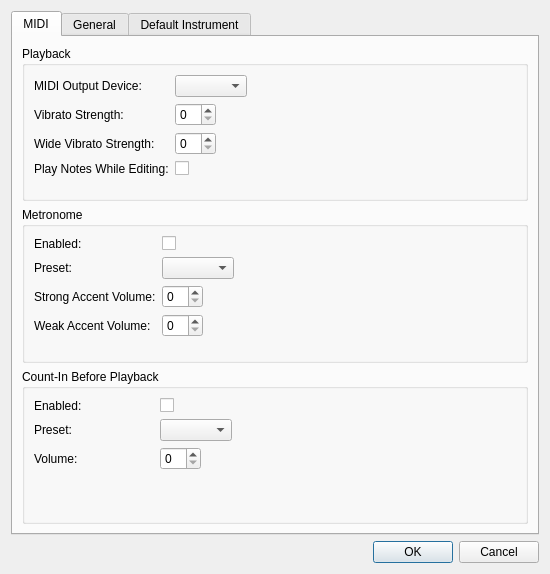
<?xml version="1.0" encoding="UTF-8"?>
<ui version="4.0">
 <class>PreferencesDialog</class>
 <widget class="QDialog" name="PreferencesDialog">
  <property name="windowModality">
   <enum>Qt::WindowModality::ApplicationModal</enum>
  </property>
  <property name="geometry">
   <rect>
    <x>0</x>
    <y>0</y>
    <width>550</width>
    <height>574</height>
   </rect>
  </property>
  <property name="windowTitle">
   <string>Preferences</string>
  </property>
  <property name="modal">
   <bool>true</bool>
  </property>
  <layout class="QVBoxLayout" name="verticalLayout">
   <item>
    <widget class="QTabWidget" name="tabWidget">
     <property name="tabPosition">
      <enum>QTabWidget::TabPosition::North</enum>
     </property>
     <property name="currentIndex">
      <number>0</number>
     </property>
     <widget class="QWidget" name="midiTab">
      <attribute name="title">
       <string>MIDI</string>
      </attribute>
      <layout class="QVBoxLayout" name="verticalLayout_4">
       <item>
        <widget class="QGroupBox" name="groupBox_2">
         <property name="title">
          <string>Playback</string>
         </property>
         <layout class="QVBoxLayout" name="verticalLayout_3">
          <item>
           <layout class="QFormLayout" name="formLayout">
<property name="fieldGrowthPolicy">
             <enum>QFormLayout::FieldGrowthPolicy::ExpandingFieldsGrow</enum>
            </property>
              <property name="formAlignment">
               <set>Qt::AlignmentFlag::AlignLeft|Qt::AlignmentFlag::AlignTop</set>
              </property>
<property name="labelAlignment">
              <set>Qt::AlignmentFlag::AlignLeft</set>
             </property>
            <item row="0" column="0">
             <widget class="QLabel" name="midiOutputDeviceLabel">
              <property name="text">
               <string>MIDI Output Device:</string>
              </property>
             </widget>
            </item>
            <item row="0" column="1">
             <widget class="QComboBox" name="midiPortComboBox"/>
            </item>
            <item row="1" column="0">
             <widget class="QLabel" name="vibratoStrengthLabel">
              <property name="text">
               <string>Vibrato Strength:</string>
              </property>
             </widget>
            </item>
            <item row="1" column="1">
             <widget class="QSpinBox" name="vibratoStrengthSpinBox"/>
            </item>
            <item row="2" column="0">
             <widget class="QLabel" name="wideVibratoStrengthLabel">
              <property name="minimumSize">
               <size>
                <width>120</width>
                <height>0</height>
               </size>
              </property>
              <property name="text">
               <string>Wide Vibrato Strength:</string>
              </property>
             </widget>
            </item>
            <item row="2" column="1">
             <widget class="QSpinBox" name="wideVibratoStrengthSpinBox"/>
            </item>
            <item row="3" column="0">
             <widget class="QLabel" name="playNotesWhileEditing">
              <property name="text">
               <string>Play Notes While Editing:</string>
              </property>
             </widget>
            </item>
            <item row="3" column="1">
             <widget class="QCheckBox" name="playNotesWhileEditingCheckBox"/>
            </item>
           </layout>
          </item>
         </layout>
        </widget>
       </item>
       <item>
        <widget class="QGroupBox" name="groupBox">
         <property name="title">
          <string>Metronome</string>
         </property>
         <layout class="QVBoxLayout" name="verticalLayout_2">
          <item>
           <layout class="QFormLayout" name="formLayout_2">
<property name="fieldGrowthPolicy">
             <enum>QFormLayout::FieldGrowthPolicy::ExpandingFieldsGrow</enum>
            </property>
              <property name="formAlignment">
               <set>Qt::AlignmentFlag::AlignLeft|Qt::AlignmentFlag::AlignTop</set>
              </property>
<property name="labelAlignment">
              <set>Qt::AlignmentFlag::AlignLeft</set>
             </property>
            <item row="0" column="0">
             <widget class="QLabel" name="metronomeEnabledLabel">
              <property name="text">
               <string>Enabled:</string>
              </property>
             </widget>
            </item>
            <item row="0" column="1">
             <widget class="QCheckBox" name="metronomeEnabledCheckBox"/>
            </item>
            <item row="1" column="0">
             <widget class="QLabel" name="metronomePresetLabel">
              <property name="text">
               <string>Preset:</string>
              </property>
             </widget>
            </item>
            <item row="1" column="1">
             <widget class="QComboBox" name="metronomePresetComboBox"/>
            </item>
            <item row="2" column="0">
             <widget class="QLabel" name="strongAccentVolumeLabel">
              <property name="minimumSize">
               <size>
                <width>120</width>
                <height>0</height>
               </size>
              </property>
              <property name="text">
               <string>Strong Accent Volume:</string>
              </property>
             </widget>
            </item>
            <item row="2" column="1">
             <widget class="QSpinBox" name="strongAccentVolumeSpinBox"/>
            </item>
            <item row="3" column="0">
             <widget class="QLabel" name="weakAccentVolumeLabel">
              <property name="text">
               <string>Weak Accent Volume:</string>
              </property>
             </widget>
            </item>
            <item row="3" column="1">
             <widget class="QSpinBox" name="weakAccentVolumeSpinBox"/>
            </item>
           </layout>
          </item>
         </layout>
        </widget>
       </item>
       <item>
        <widget class="QGroupBox" name="groupBox_3">
         <property name="title">
          <string>Count-In Before Playback</string>
         </property>
         <layout class="QVBoxLayout" name="verticalLayout_5">
          <item>
           <layout class="QFormLayout" name="formLayout_4">
<property name="fieldGrowthPolicy">
             <enum>QFormLayout::FieldGrowthPolicy::ExpandingFieldsGrow</enum>
            </property>
              <property name="formAlignment">
               <set>Qt::AlignmentFlag::AlignLeft|Qt::AlignmentFlag::AlignTop</set>
              </property>
<property name="labelAlignment">
              <set>Qt::AlignmentFlag::AlignLeft</set>
             </property>
            <item row="0" column="0">
             <widget class="QLabel" name="countInEnabledLabel">
              <property name="minimumSize">
               <size>
                <width>120</width>
                <height>0</height>
               </size>
              </property>
              <property name="text">
               <string>Enabled:</string>
              </property>
             </widget>
            </item>
            <item row="0" column="1">
             <widget class="QCheckBox" name="countInEnabledCheckBox"/>
            </item>
            <item row="1" column="0">
             <widget class="QLabel" name="countInPresetLabel">
              <property name="text">
               <string>Preset:</string>
              </property>
             </widget>
            </item>
            <item row="1" column="1">
             <widget class="QComboBox" name="countInPresetComboBox"/>
            </item>
            <item row="2" column="0">
             <widget class="QLabel" name="countInVolumeLabel">
              <property name="text">
               <string>Volume:</string>
              </property>
             </widget>
            </item>
            <item row="2" column="1">
             <widget class="QSpinBox" name="countInVolumeSpinBox"/>
            </item>
           </layout>
          </item>
         </layout>
        </widget>
       </item>
      </layout>
     </widget>
     <widget class="QWidget" name="generalTab">
      <attribute name="title">
       <string>General</string>
      </attribute>
      <layout class="QVBoxLayout" name="verticalLayout_6">
       <item>
        <widget class="QGroupBox" name="groupBox_4">
         <property name="title">
          <string>Interface</string>
         </property>
         <layout class="QVBoxLayout" name="verticalLayout_7">
          <item>
           <layout class="QFormLayout" name="formLayout_5">
              <property name="formAlignment">
               <set>Qt::AlignmentFlag::AlignLeft|Qt::AlignmentFlag::AlignTop</set>
              </property>
<property name="labelAlignment">
              <set>Qt::AlignmentFlag::AlignLeft</set>
             </property>
            <item row="1" column="0">
             <widget class="QLabel" name="openInNewWindowLabel">
              <property name="minimumSize">
               <size>
                <width>150</width>
                <height>0</height>
               </size>
              </property>
              <property name="text">
               <string>Open Files in New Window:</string>
              </property>
             </widget>
            </item>
            <item row="1" column="1">
             <widget class="QCheckBox" name="openInNewWindowCheckBox"/>
            </item>
            <item row="0" column="0">
             <widget class="QLabel" name="scoreThemeLabel">
              <property name="text">
               <string>Score Theme:</string>
              </property>
             </widget>
            </item>
            <item row="0" column="1">
             <widget class="QComboBox" name="scoreThemeComboBox">
              <property name="minimumSize">
               <size>
                <width>150</width>
                <height>0</height>
               </size>
              </property>
              <item>
               <property name="text">
                <string>System Default</string>
               </property>
              </item>
              <item>
               <property name="text">
                <string>Light</string>
               </property>
              </item>
              <item>
               <property name="text">
                <string>Dark</string>
               </property>
              </item>
             </widget>
            </item>
            <item row="2" column="0">
             <widget class="QLabel" name="systemSpacingLabel">
              <property name="text">
               <string>System Spacing:</string>
              </property>
             </widget>
            </item>
            <item row="2" column="1">
             <widget class="QSpinBox" name="systemSpacingSpinBox"/>
            </item>
            <item row="3" column="0">
             <widget class="QLabel" name="drawStaffRectangleLabel">
              <property name="text">
               <string>Draw Staff Rectangle:</string>
              </property>
             </widget>
            </item>
            <item row="3" column="1">
             <widget class="QCheckBox" name="drawStaffRectangleCheckBox"/>
            </item>
           </layout>
          </item>
         </layout>
        </widget>
       </item>
       <item>
        <widget class="QGroupBox" name="groupBox_5">
         <property name="title">
          <string>Backup</string>
         </property>
         <layout class="QVBoxLayout" name="verticalLayout_8">
          <item>
           <layout class="QFormLayout" name="formLayout_6">
              <property name="formAlignment">
               <set>Qt::AlignmentFlag::AlignLeft|Qt::AlignmentFlag::AlignTop</set>
              </property>
<property name="labelAlignment">
              <set>Qt::AlignmentFlag::AlignLeft</set>
             </property>
            <item row="0" column="0">
             <widget class="QLabel" name="enableAutoBackupLabel">
              <property name="text">
               <string>Enable Auto Backup:</string>
              </property>
             </widget>
            </item>
            <item row="0" column="1">
             <widget class="QCheckBox" name="enableAutoBackupCheckBox"/>
            </item>
            <item row="1" column="0">
             <widget class="QLabel" name="backupIntervalLabel">
              <property name="text">
               <string>Backup Interval (seconds):</string>
              </property>
             </widget>
            </item>
            <item row="1" column="1">
             <widget class="QSpinBox" name="backupIntervalSpinBox"/>
            </item>
           </layout>
          </item>
         </layout>
        </widget>
       </item>
      </layout>
     </widget>
     <widget class="QWidget" name="defaultsTab">
      <attribute name="title">
       <string>Default Instrument</string>
      </attribute>
      <widget class="QWidget" name="formLayoutWidget_3">
       <property name="geometry">
        <rect>
         <x>10</x>
         <y>10</y>
         <width>321</width>
         <height>151</height>
        </rect>
       </property>
       <layout class="QFormLayout" name="formLayout_3">
              <property name="formAlignment">
               <set>Qt::AlignmentFlag::AlignLeft|Qt::AlignmentFlag::AlignTop</set>
              </property>
<property name="labelAlignment">
          <set>Qt::AlignmentFlag::AlignLeft</set>
         </property>
        <item row="0" column="0">
         <widget class="QLabel" name="defaultInstrumentNameLabel">
          <property name="text">
           <string>Name:</string>
          </property>
         </widget>
        </item>
        <item row="0" column="1">
         <widget class="QLineEdit" name="defaultInstrumentNameLineEdit"/>
        </item>
        <item row="1" column="0">
         <widget class="QLabel" name="defaultPresetLabel">
          <property name="text">
           <string>Preset:</string>
          </property>
         </widget>
        </item>
        <item row="1" column="1">
         <widget class="QComboBox" name="defaultPresetComboBox"/>
        </item>
        <item row="2" column="0">
         <widget class="QLabel" name="defaultTuningLabel">
          <property name="text">
           <string>Tuning:</string>
          </property>
         </widget>
        </item>
        <item row="2" column="1">
         <widget class="ClickableLabel" name="defaultTuningClickButton">
          <property name="text">
           <string>Tuning</string>
          </property>
         </widget>
        </item>
       </layout>
      </widget>
     </widget>
    </widget>
   </item>
   <item>
    <widget class="QDialogButtonBox" name="buttonBox">
     <property name="orientation">
      <enum>Qt::Orientation::Horizontal</enum>
     </property>
     <property name="standardButtons">
      <set>QDialogButtonBox::StandardButton::Cancel|QDialogButtonBox::StandardButton::Ok</set>
     </property>
    </widget>
   </item>
  </layout>
 </widget>
 <customwidgets>
  <customwidget>
   <class>ClickableLabel</class>
   <extends>QLabel</extends>
   <header>widgets/clickablelabel.h</header>
  </customwidget>
 </customwidgets>
 <resources/>
 <connections/>
</ui>
